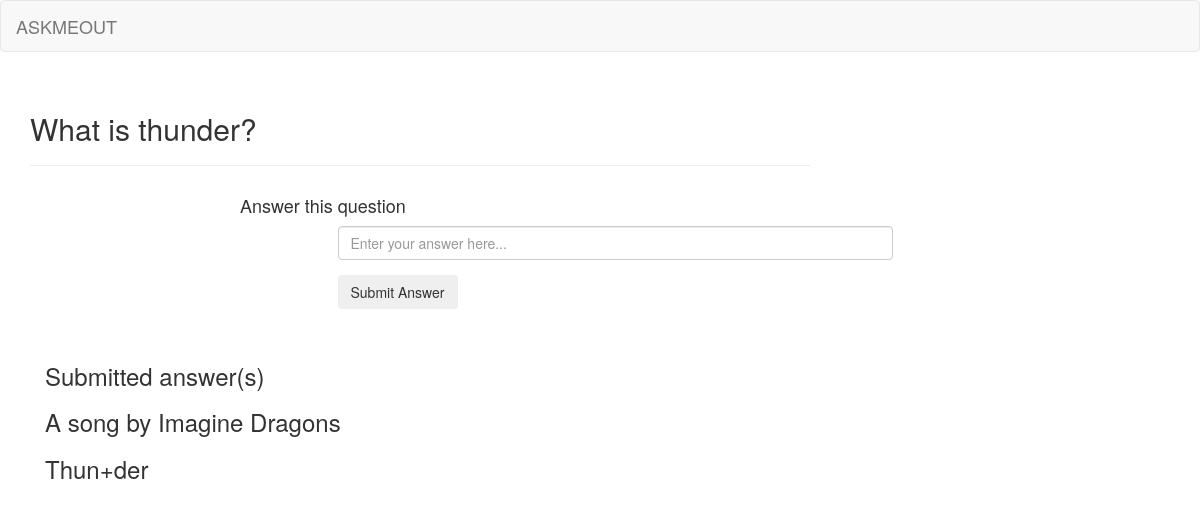
Screenshot of /questionDetail/2 with the database file from the repository.
### app/models.py (models this page shows)
class Question(models.Model):
	name = models.TextField(max_length = 500)
	uid = models.CharField(max_length=500)
	qid=models.IntegerField(primary_key=True)
	boolValue = models.BooleanField(default=False)

class Answer(VoteModel, models.Model):
	name = models.TextField(max_length = 500)
	uid = models.CharField(max_length = 500)
	quesid=models.IntegerField()
	aid=models.CharField(max_length = 500)
	voting = models.IntegerField()

### app/views.py (the view)
# urls.py: url(r'^questionDetail/(\d+)$', views.questionDetail),
def questionDetail(request,id):
    answer = Answer.objects.filter(quesid = id)
    question = Question.objects.get(qid = id)
    print(question)
    return render(request,'questionDetail.html',{'question':question, 'answer':answer})

### app/templates/questionDetail.html (shortened to what this page needs)
{% extends 'base.html' %}
{% block content %}
    <div class="post row">
        <div class="col-2 date">
            <h2>{{ question.name }}</h2><hr>
        </div>
        <div class="inner-bg">
                <div class="container">
                    <div class="row">
                         <div class="col-sm-8 col-sm-offset-2 text">
                           <h4> Answer this question</h4>
                        </div>
                    </div>
                    <div class="row">
                        <div class="col-sm-6 col-sm-offset-3 form-box">
                            <div class="form-bottom contact-form">
                                <form role="form" action="/sendAns/{{question.qid}}" method="post">{% csrf_token %}
                                    <div class="form-group">
                                        <input type="text" name="ansname" placeholder="Enter your answer here..." class="ansname form-control" id="ansname">
                                    </div>
                                    <button type="submit" class="btn">Submit Answer</button>
                                </form>
                            </div>
                        </div>
                    </div>
                </div>
            </div>
        </div>
</div>
    </div><br/>
    <h3>Submitted answer(s)</h3>
<div>
{% for question in answer %}
    <h3>{{ question.name }}<h3>
{% endfor %}
</div>
{% endblock %}

### rows the page displays
Question: name "What is thunder?"
Answer: name "A song by Imagine Dragons"
Answer: name "Thun+der"
